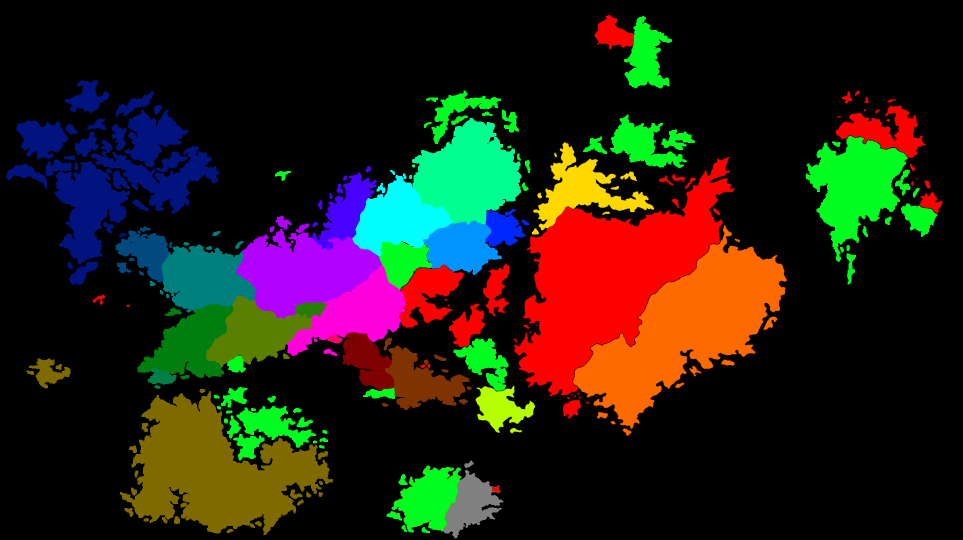
#> input picture countries-mask.png, 1925 x 1080 px (shown at 1/2 size)
$ python apply_political_mask_corrections.py
#> lines starting #> are read from the running program, lines starting #| are printed output that depends on the picture; after the words box and inside, x2 and y2 are one past the last pixel; in counts of white or black regions, pixels touching at a corner belong together
#!/usr/bin/env python3
"""Apply reviewed, coordinate-specific corrections to the political source mask."""

from __future__ import annotations

import argparse
import json
from pathlib import Path

import cv2
import numpy as np


ROOT = Path(__file__).resolve().parents[2]
TARGET_MAIN_SEED = (900, 1000)
TARGET_NORTH_ISLAND_SEED = (937, 928)
UNCLAIMED_BGR = (128, 128, 128)


def parse_args() -> argparse.Namespace:
    parser = argparse.ArgumentParser(description=__doc__)
    parser.add_argument("--mask", type=Path, default=ROOT / "countries-mask.png")
    parser.add_argument("--land-mask", type=Path, default=ROOT / "land-mask.png")
    parser.add_argument(
        "--public-copy",
        type=Path,
        default=ROOT / "public" / "countries-mask.png",
    )
    parser.add_argument(
        "--report",
        type=Path,
        default=ROOT / "public" / "data" / "political-mask-corrections-report.json",
    )
    return parser.parse_args()


def component_at(labels: np.ndarray, point: tuple[int, int]) -> int:
    x, y = point
    component = int(labels[y, x])
    if component == 0:
        raise RuntimeError(f"Correction seed is outside land: {point}")
    return component


def main() -> None:
    args = parse_args()
    mask = cv2.imread(str(args.mask), cv2.IMREAD_COLOR)
#> mask is the input picture: shape (1080, 1925, 3); mean B, G, R 20.1, 31.7, 37.3
    land_gray = cv2.imread(str(args.land_mask), cv2.IMREAD_GRAYSCALE)
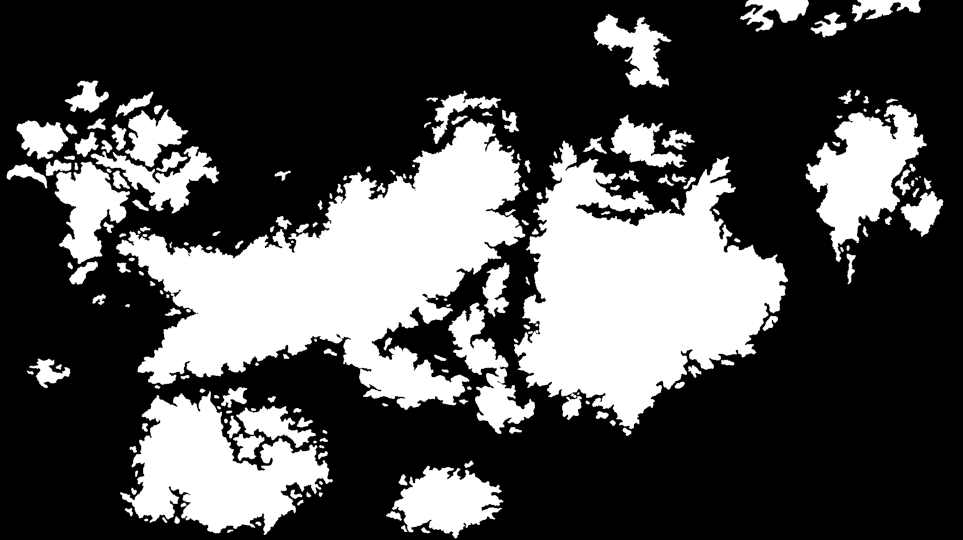
#> input picture land-mask.png, 1925 x 1080 px (shown at 1/2 size)
#> land_gray is the input picture: shape (1080, 1925); min 0, max 255, mean 78.1
    if mask is None:
        raise FileNotFoundError(args.mask)
    if land_gray is None:
        raise FileNotFoundError(args.land_mask)
    if mask.shape[:2] != land_gray.shape:
        raise RuntimeError("Political and land masks must have identical dimensions")

    land = land_gray >= 128
#> land: shape (1080, 1925) bool; 30.8% white; 190 white regions (2 under 20 px), largest, box (x1, y1, x2, y2) and area: (232, 237, 1051, 820) 208753, (1028, 281, 1576, 858) 175521, (240, 782, 666, 1070) 61945
    _, land_labels, land_stats, _ = cv2.connectedComponentsWithStats(
        land.astype(np.uint8), 8
    )
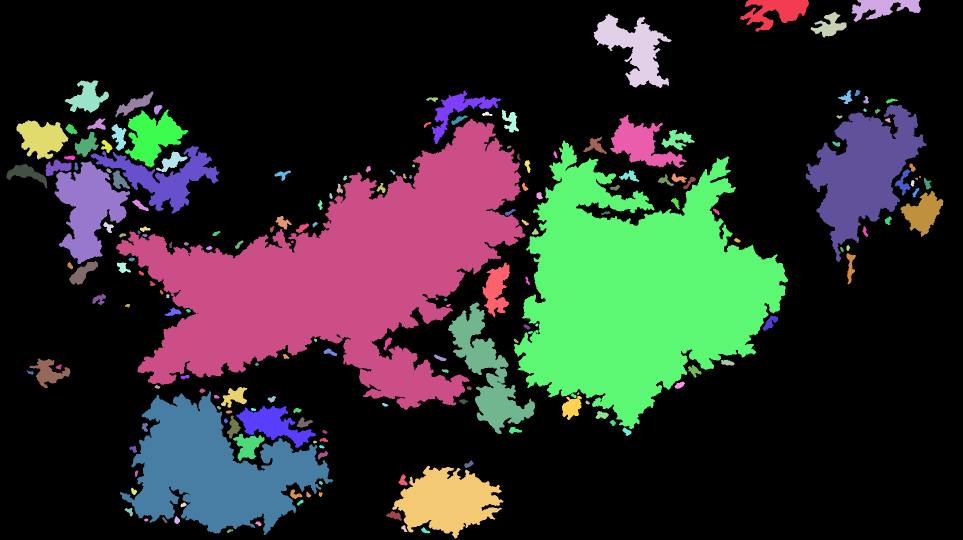
#> land_labels: shape (1080, 1925) int32 (shown at 1/2 size); 191 distinct labels, from 0 to 190; one colour per label, 0 black
#> land_stats = 191 rows, first 6: [0, 0, 1925, 1080, 1437771], [1480, 0, 138, 64, 4574], [1703, 0, 139, 44, 3278], [1621, 24, 72, 51, 1700], [1187, 28, 156, 148, 10075], [129, 161, 89, 65, 2820]
    main_component = component_at(land_labels, TARGET_MAIN_SEED)
#> in component_at, `component = int(labels[y, x])`: component = 172
#> main_component = 172
    north_component = component_at(land_labels, TARGET_NORTH_ISLAND_SEED)
#> north_component = 171

    original_mask = mask.copy()
    ocean_colored = np.all(mask == 0, axis=2)
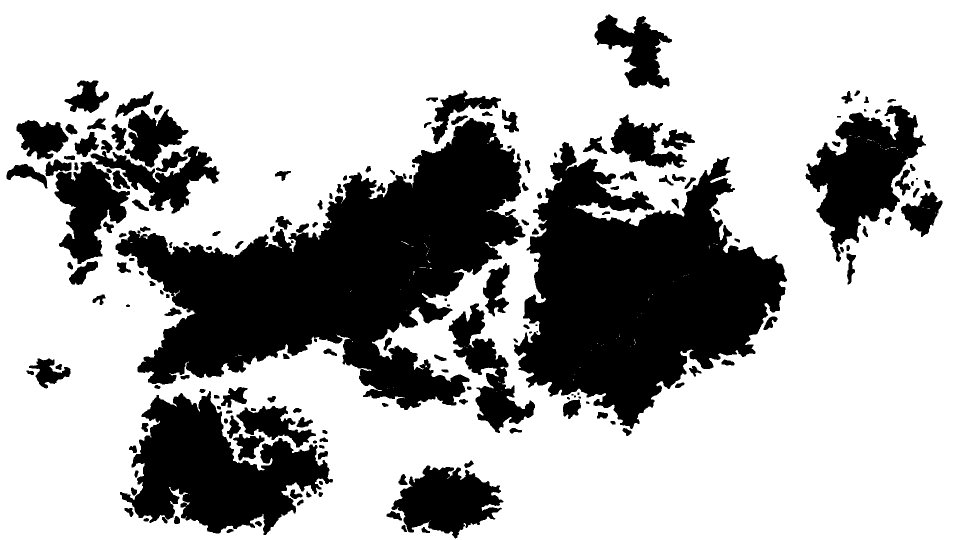
#> ocean_colored: shape (1080, 1925) bool (shown at 1/2 size); 69.4% white; 183 black regions (7 under 20 px), largest, box (x1, y1, x2, y2) and area: (231, 236, 1051, 820) 212476, (1028, 284, 1574, 858) 173791, (240, 782, 666, 1070) 62715
    unclaimed_colored = np.all(mask == UNCLAIMED_BGR, axis=2)
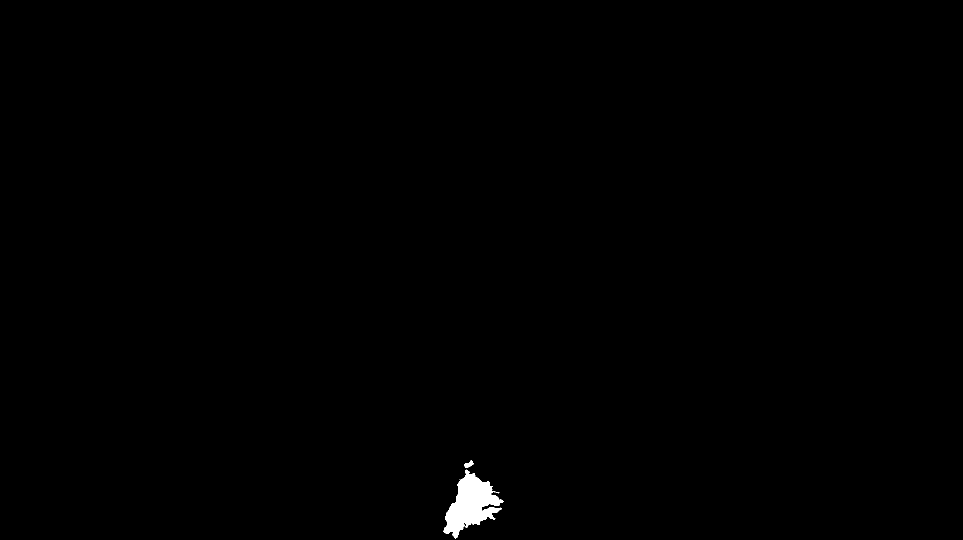
#> unclaimed_colored: shape (1080, 1925) bool (shown at 1/2 size); 0.39% white; 2 white regions, box (x1, y1, x2, y2) and area: (887, 939, 1007, 1077) 8015, (928, 921, 948, 936) 153
    neutral_candidate = ocean_colored | unclaimed_colored
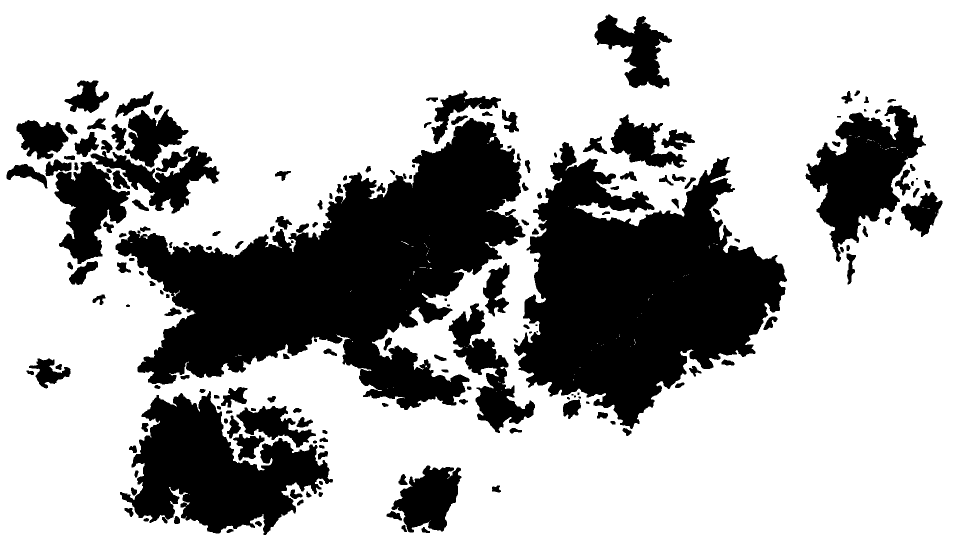
#> neutral_candidate: shape (1080, 1925) bool (shown at 1/2 size); 69.8% white; 183 black regions (7 under 20 px), largest, box (x1, y1, x2, y2) and area: (231, 236, 1051, 820) 212476, (1028, 284, 1574, 858) 173791, (240, 782, 666, 1070) 62715
    main_unknown = (land_labels == main_component) & neutral_candidate
#> main_unknown: shape (1080, 1925) bool; 0.39% white; 5 white regions (4 under 20 px), largest, box (x1, y1, x2, y2) and area: (887, 939, 1007, 1077) 8015
    count, unknown_labels, unknown_stats, _ = cv2.connectedComponentsWithStats(
        main_unknown.astype(np.uint8), 8
    )
#> unknown_labels: shape (1080, 1925) int32; 6 distinct labels, from 0 to 5
#> count = 6; unknown_stats = [[0, 0, 1925, 1080, 2070974], [887, 939, 120, 138, 8015], [995, 969, 3, 2, 4], [999, 979, 1, 1, 1], [1001, 980, 3, 4, 5], [1000, 984, 1, 1, 1]]
    if count <= 1:
        raise RuntimeError("Reviewed neutral territory was not found")
    beige_component = max(
        range(1, count),
        key=lambda component: int(unknown_stats[component, cv2.CC_STAT_AREA]),
    )
#> beige_component = 1
    beige_mainland = unknown_labels == beige_component
    beige_bbox = [int(value) for value in unknown_stats[beige_component, :4]]
#> beige_bbox = [887, 939, 120, 138]
    beige_area = int(unknown_stats[beige_component, cv2.CC_STAT_AREA])
#> beige_area = 8015
    if beige_area < 8000 or beige_bbox != [887, 939, 120, 138]:
        raise RuntimeError(
            f"Reviewed neutral territory changed unexpectedly: area={beige_area}, bbox={beige_bbox}"
        )

    north_island = land_labels == north_component
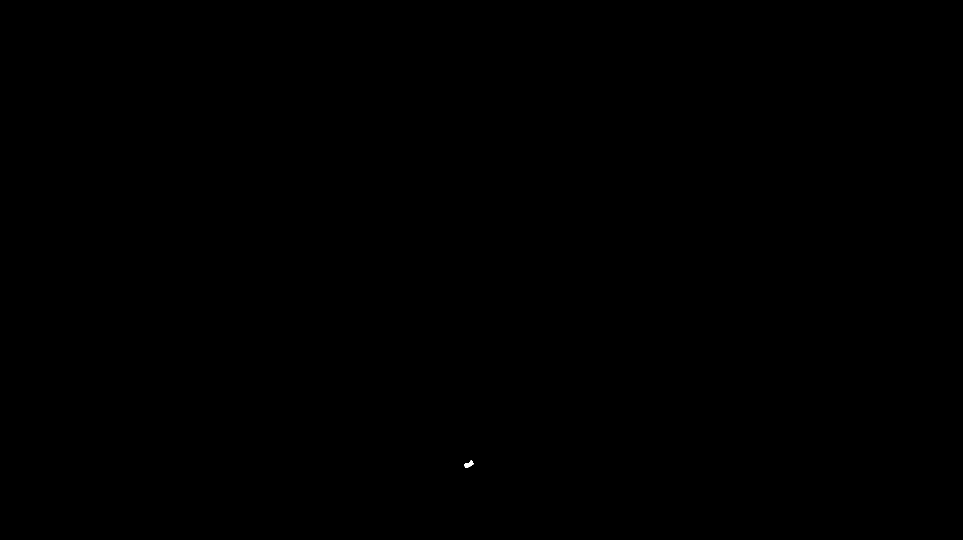
#> north_island: shape (1080, 1925) bool (shown at 1/2 size); 0.01% white; 1 white region, box (x1, y1, x2, y2) and area: (928, 921, 948, 936) 153
    if np.any(~neutral_candidate[north_island]):
        raise RuntimeError("Northern neutral island unexpectedly contains a country seed")

    correction = beige_mainland | north_island
    country_pixels_before = land & np.any(mask != 0, axis=2) & ~unclaimed_colored
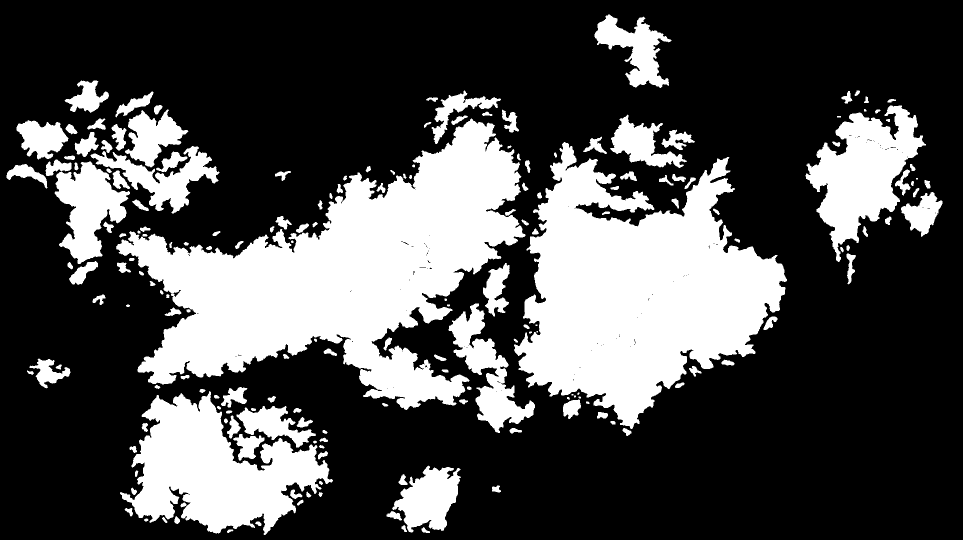
#> country_pixels_before: shape (1080, 1925) bool (shown at 1/2 size); 29.6% white; 189 white regions (7 under 20 px), largest, box (x1, y1, x2, y2) and area: (232, 237, 1051, 820) 207968, (1028, 284, 1574, 858) 173089, (240, 782, 666, 1070) 61887
    mask[correction] = UNCLAIMED_BGR
    if np.any(mask[country_pixels_before] != original_mask[country_pixels_before]):
        raise RuntimeError("Correction attempted to modify existing country pixels")

    cv2.imwrite(str(args.mask), mask)
    args.public_copy.parent.mkdir(parents=True, exist_ok=True)
    cv2.imwrite(str(args.public_copy), mask)

    report = {
        "correction": "target-island-beige-territory-to-explicit-unclaimed",
        "unclaimedRgb": [128, 128, 128],
        "mainLandComponent": main_component,
        "mainTerritory": {"area": beige_area, "bbox": beige_bbox},
        "northIsland": {
            "landComponent": north_component,
            "area": int(land_stats[north_component, cv2.CC_STAT_AREA]),
            "bbox": [int(value) for value in land_stats[north_component, :4]],
        },
        "totalPixelsMarkedUnclaimed": int(np.count_nonzero(correction)),
        "existingCountryPixelsChanged": 0,
    }
    args.report.parent.mkdir(parents=True, exist_ok=True)
    args.report.write_text(json.dumps(report, ensure_ascii=False, indent=2), encoding="utf-8")
    print(json.dumps(report, ensure_ascii=False, indent=2))
#> (printed output is left out)


if __name__ == "__main__":
    main()
